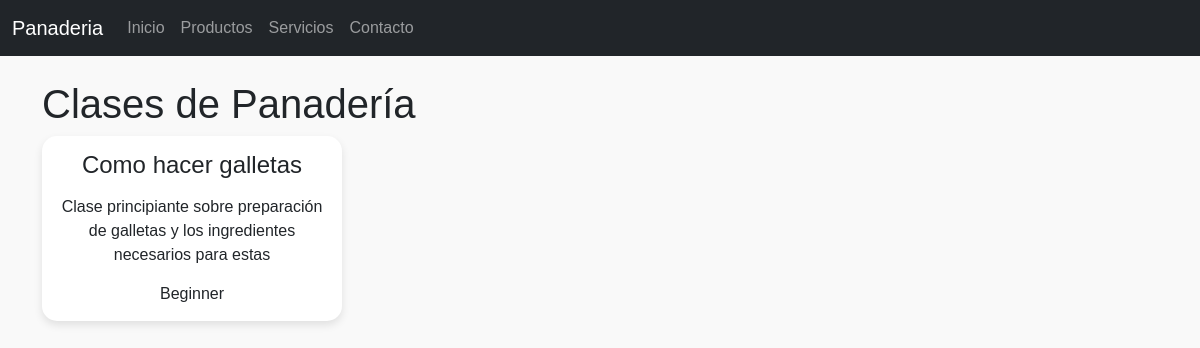
Screenshot of /bakery_classes/ with the database file from the repository.
### ProyectoMenu/models.py (models this page shows, shortened)
class BakeryClass(models.Model):
    CLASS_LEVELS =[
        ('Beginner', 'Beginner'),
        ('Mid', 'Mid'),
        ('Advanced', 'Advanced'),
    ]
    name = models.CharField(max_length=100)
    description = models.TextField()
    class_level = models.CharField(max_length=20, choices=CLASS_LEVELS)

### ProyectoMenu/views.py (the view)
# urls.py: path('bakery_classes/', views.bakery_classes, name='bakery_classes'),
def bakery_classes(request):
    classes = BakeryClass.objects.all()
    return render(request, 'paginas/bakery_classes.html', {'bakery_classes': classes})
    return render(request, 'base.html')

### ProyectoMenu/templates/paginas/bakery_classes.html (shortened to what this page needs)
{% extends 'base.html' %}
{% block contenido %}
    <div class="container mt-4">
        <h1>Clases de Panadería</h1>
        <div class="row">
            {% for clase in bakery_classes %}
                <div class="col-md-4 mb-4">
                    <div class="product-card">
                        <div class="card-body">
                            <h2 class="card-title">{{ clase.name }}</h2>
                            <p class="card-text">{{ clase.description }}</p>
                            <p class="class-level">{{ clase.class_level }}</p>
                        </div>
                    </div>
                </div>
            {% endfor %}
        </div>
    </div>
{% endblock %}

### ProyectoMenu/static/styles/custom.css (style rules this page uses)
body { font-family: Arial, sans-serif; margin: 0; padding: 0; background-color: #f9f9f9; }
.product-card { display: inline-block; background-color: #fff; border-radius: 15px; box-shadow: 0 4px 8px rgba(0, 0, 0, 0.1); max-width: 300px; transition: transform 0.2s; text-align: center; overflow: hidden; position: relative; }
.product-card h2 { font-size: 1.5em; margin: 15px; }
.product-card p { margin: 0 15px 15px; }

### rows the page displays
BakeryClass: name "Como hacer galletas", description "Clase principiante sobre preparación de galletas y los ingredientes necesarios para estas", class_level "Beginner"
